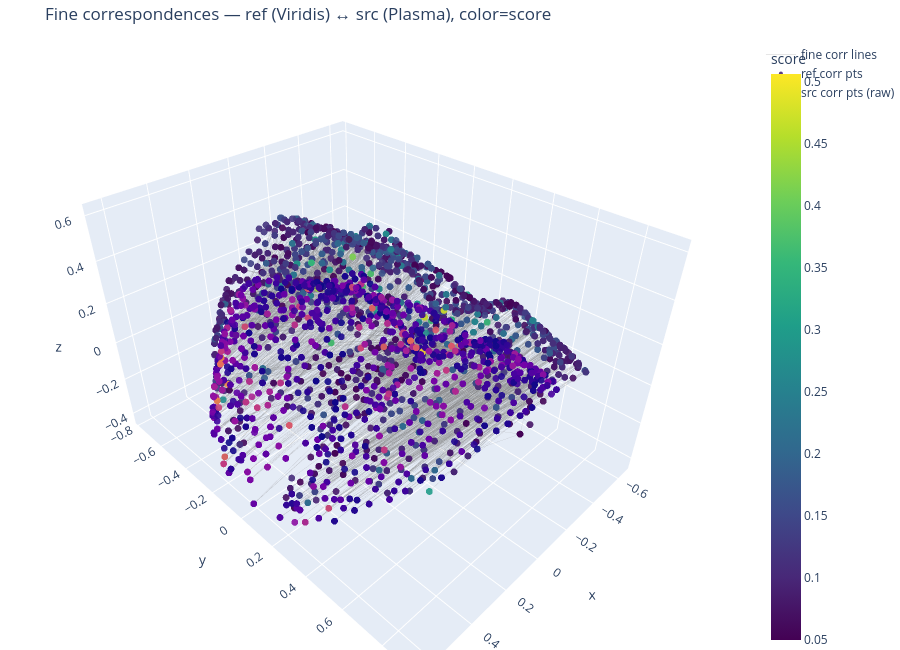

The notebook cell saved with this chart:
### Code cell
# Fine correspondences (pre-transform src)
ref_cp_np = ref_cp.cpu().numpy()
src_cp_np = src_cp.cpu().numpy()
cp_sc_np  = cp_scores.cpu().numpy()

print(f'Fine correspondences: {len(ref_cp_np)} inlier pairs')
print(f'Score range: [{cp_sc_np.min():.4f}, {cp_sc_np.max():.4f}]  mean={cp_sc_np.mean():.4f}')

xs_f, ys_f, zs_f = [], [], []
for rp, sp in zip(ref_cp_np, src_cp_np):
    xs_f += [float(rp[0]), float(sp[0]), None]
    ys_f += [float(rp[1]), float(sp[1]), None]
    zs_f += [float(rp[2]), float(sp[2]), None]

fig_f = go.Figure(data=[
    go.Scatter3d(x=xs_f, y=ys_f, z=zs_f, mode='lines',
                 line=dict(color='gray', width=1), opacity=0.2, name='fine corr lines'),
    go.Scatter3d(
        x=ref_cp_np[:, 0], y=ref_cp_np[:, 1], z=ref_cp_np[:, 2],
        mode='markers',
        marker=dict(size=4, color=cp_sc_np, colorscale='Viridis',
                    colorbar=dict(title='score'), opacity=0.9),
        name='ref corr pts',
    ),
    go.Scatter3d(
        x=src_cp_np[:, 0], y=src_cp_np[:, 1], z=src_cp_np[:, 2],
        mode='markers',
        marker=dict(size=4, color=cp_sc_np, colorscale='Plasma', opacity=0.9),
        name='src corr pts (raw)',
    ),
])
fig_f.update_layout(
    title='Fine correspondences — ref (Viridis) ↔ src (Plasma), color=score',
    height=650, scene=dict(aspectmode='data'), margin=dict(l=0, r=0, b=0, t=40),
)
fig_f.show()

### Figure 1 — Plotly figure (JSON) as saved in the notebook; plotly's stock layout.template omitted (floating-point values rounded to 4 significant figures; data arrays with more than 128 entries replaced by an {"elided": "..."} marker saying what was removed)
{"data": [{"line": {"color": "gray", "width": 1}, "mode": "lines", "name": "fine corr lines", "opacity": 0.2, "type": "scatter3d", "x": {"elided": "9441 float values"}, "y": {"elided": "9441 float values"}, "z": {"elided": "9441 float values"}}, {"marker": {"color": {"elided": "3147 float values"}, "colorbar": {"title": {"text": "score"}}, "colorscale": [[0, "#440154"], [0.1111, "#482878"], [0.2222, "#3e4989"], [0.3333, "#31688e"], [0.4444, "#26828e"], [0.5556, "#1f9e89"], [0.6667, "#35b779"], [0.7778, "#6ece58"], [0.8889, "#b5de2b"], [1, "#fde725"]], "opacity": 0.9, "size": 4}, "mode": "markers", "name": "ref corr pts", "type": "scatter3d", "x": {"elided": "3147 float values"}, "y": {"elided": "3147 float values"}, "z": {"elided": "3147 float values"}}, {"marker": {"color": {"elided": "3147 float values"}, "colorscale": [[0, "#0d0887"], [0.1111, "#46039f"], [0.2222, "#7201a8"], [0.3333, "#9c179e"], [0.4444, "#bd3786"], [0.5556, "#d8576b"], [0.6667, "#ed7953"], [0.7778, "#fb9f3a"], [0.8889, "#fdca26"], [1, "#f0f921"]], "opacity": 0.9, "size": 4}, "mode": "markers", "name": "src corr pts (raw)", "type": "scatter3d", "x": {"elided": "3147 float values"}, "y": {"elided": "3147 float values"}, "z": {"elided": "3147 float values"}}], "layout": {"height": 650, "margin": {"b": 0, "l": 0, "r": 0, "t": 40}, "scene": {"aspectmode": "data"}, "title": {"text": "Fine correspondences — ref (Viridis) ↔ src (Plasma), color=score"}}}
